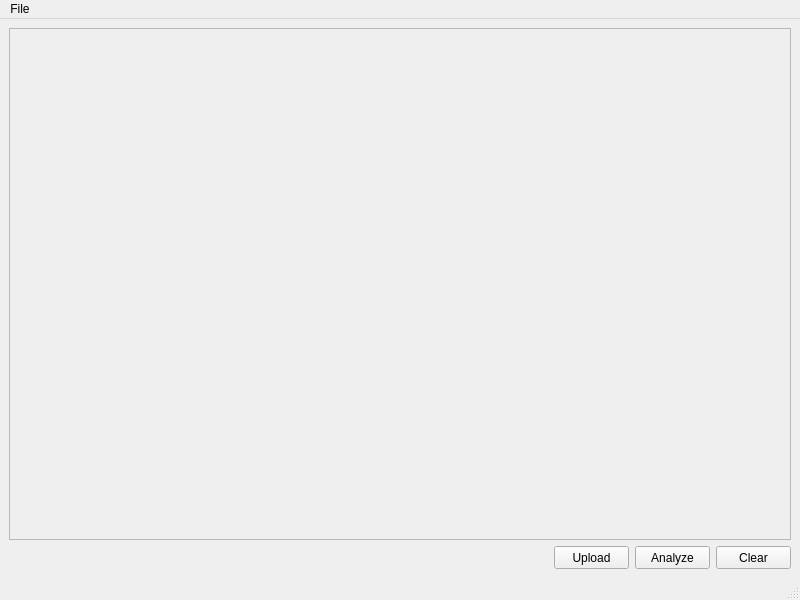
<?xml version="1.0" encoding="UTF-8"?>
<ui version="4.0">
 <class>MainWindow</class>
 <widget class="QMainWindow" name="MainWindow">
  <property name="geometry">
   <rect>
    <x>0</x>
    <y>0</y>
    <width>800</width>
    <height>600</height>
   </rect>
  </property>
  <property name="windowTitle">
   <string>MainWindow</string>
  </property>
  <widget class="QWidget" name="centralwidget">
   <layout class="QVBoxLayout" name="verticalLayout">
    <item>
     <widget class="QFrame" name="frame">
      <property name="sizePolicy">
       <sizepolicy hsizetype="Expanding" vsizetype="Expanding">
        <horstretch>1</horstretch>
        <verstretch>1</verstretch>
       </sizepolicy>
      </property>
      <property name="frameShape">
       <enum>QFrame::StyledPanel</enum>
      </property>
      <property name="frameShadow">
       <enum>QFrame::Raised</enum>
      </property>
      <layout class="QVBoxLayout" name="verticalLayout_2">
       <item>
        <widget class="QLabel" name="mainImage">
         <property name="sizePolicy">
          <sizepolicy hsizetype="MinimumExpanding" vsizetype="MinimumExpanding">
           <horstretch>0</horstretch>
           <verstretch>0</verstretch>
          </sizepolicy>
         </property>
         <property name="minimumSize">
          <size>
           <width>600</width>
           <height>400</height>
          </size>
         </property>
         <property name="text">
          <string/>
         </property>
        </widget>
       </item>
      </layout>
     </widget>
    </item>
    <item>
     <layout class="QHBoxLayout" name="horizontalLayout">
      <item>
       <spacer name="horizontalSpacer">
        <property name="orientation">
         <enum>Qt::Horizontal</enum>
        </property>
        <property name="sizeHint" stdset="0">
         <size>
          <width>40</width>
          <height>20</height>
         </size>
        </property>
       </spacer>
      </item>
      <item>
       <widget class="QPushButton" name="btnUpload">
        <property name="minimumSize">
         <size>
          <width>75</width>
          <height>23</height>
         </size>
        </property>
        <property name="maximumSize">
         <size>
          <width>75</width>
          <height>23</height>
         </size>
        </property>
        <property name="text">
         <string>Upload</string>
        </property>
       </widget>
      </item>
      <item>
       <widget class="QPushButton" name="btnAnalyze">
        <property name="minimumSize">
         <size>
          <width>75</width>
          <height>23</height>
         </size>
        </property>
        <property name="maximumSize">
         <size>
          <width>75</width>
          <height>23</height>
         </size>
        </property>
        <property name="text">
         <string>Analyze</string>
        </property>
       </widget>
      </item>
      <item>
       <widget class="QPushButton" name="btnClear">
        <property name="minimumSize">
         <size>
          <width>75</width>
          <height>23</height>
         </size>
        </property>
        <property name="maximumSize">
         <size>
          <width>75</width>
          <height>23</height>
         </size>
        </property>
        <property name="text">
         <string>Clear</string>
        </property>
       </widget>
      </item>
     </layout>
    </item>
   </layout>
  </widget>
  <widget class="QMenuBar" name="menubar">
   <property name="geometry">
    <rect>
     <x>0</x>
     <y>0</y>
     <width>800</width>
     <height>21</height>
    </rect>
   </property>
   <widget class="QMenu" name="menuFile">
    <property name="title">
     <string>File</string>
    </property>
    <addaction name="actionUpload"/>
    <addaction name="actionAnalyze"/>
    <addaction name="actionClear"/>
    <addaction name="actionExit"/>
   </widget>
   <addaction name="menuFile"/>
  </widget>
  <widget class="QStatusBar" name="statusbar"/>
  <action name="actionUpload">
   <property name="text">
    <string>Upload</string>
   </property>
  </action>
  <action name="actionAnalyze">
   <property name="text">
    <string>Analyze</string>
   </property>
  </action>
  <action name="actionClear">
   <property name="text">
    <string>Clear</string>
   </property>
  </action>
  <action name="actionExit">
   <property name="text">
    <string>Exit</string>
   </property>
  </action>
 </widget>
 <resources/>
 <connections/>
</ui>
